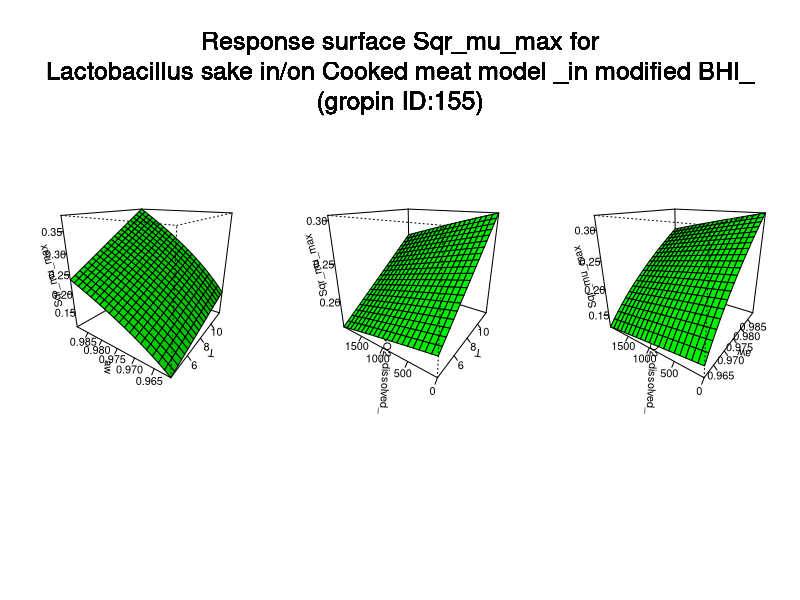

Write R code to recreate this figure.
#############################
# start of Parameter script
#############################
T <- seq(4.004,11.988011988012,length.out=21)
aw <- seq(0.961238761238761,0.9892883,length.out=21)
CO2_dissolved_ <- seq(0,1984.01598401598,length.out=21)
#############################
# end of Parameter script
#############################
############################# 
# start of Model script Gropin ID 155 
#############################
 
# constant coefficients for this model
a <- 0.001187
awmin <- 0.9542
Tmin <- -8.81
CO2max <- 7799
 
variables <- data.frame(T,aw,CO2_dissolved_)
argumentsPar <- expand.grid(variables)
 
# heart of the model
response_surface <- function(T,aw,CO2_dissolved_) {
   mumax <-(a*(T-Tmin)*sqrt((aw-awmin)*(CO2max-CO2_dissolved_)))

return(mumax=mumax)
} 

# output parameters
responseSurface <- cbind(argumentsPar,response_surface(argumentsPar['T'],argumentsPar['aw'],argumentsPar['CO2_dissolved_']))
colnames(responseSurface) <- c(colnames(argumentsPar),'Sqrmumax')
#############################
# End of Model script
#############################
############################# 
# start of Visualisation script Gropin ID 155 
#############################
argPar1 <- expand.grid(T,aw)
argPar2 <- expand.grid(T,CO2_dissolved_)
argPar3 <- expand.grid(aw,CO2_dissolved_)
z1 <- matrix(unlist(response_surface(argPar1[1],argPar1[2],CO2_dissolved_[10])),nrow=21)
z2 <- matrix(unlist(response_surface(argPar2[1],aw[10],argPar2[2])),nrow=21)
z3 <- matrix(unlist(response_surface(T[10],argPar3[1],argPar3[2])),nrow=21)
par(mfrow = c(1,3))
persp(T,aw,z1,col = 'green',xlab='T',ylab='aw',zlab='Sqr_mu_max',theta=305,phi=20,shade=0.25,ticktype = 'detailed')
persp(T,CO2_dissolved_,z2,col = 'green',xlab='T',ylab='CO2_dissolved_',zlab='Sqr_mu_max',theta=305,phi=20,shade=0.25,ticktype = 'detailed')
persp(aw,CO2_dissolved_,z3,col = 'green',xlab='aw',ylab='CO2_dissolved_',zlab='Sqr_mu_max',theta=305,phi=20,shade=0.25,ticktype = 'detailed')
mtext('Response surface Sqr_mu_max for
Lactobacillus sake in/on Cooked meat model _in modified BHI_
(gropin ID:155)',outer=T,  cex=1.5, line=-8.5, side=3)
#############################
# End of Visualisation script
#############################
